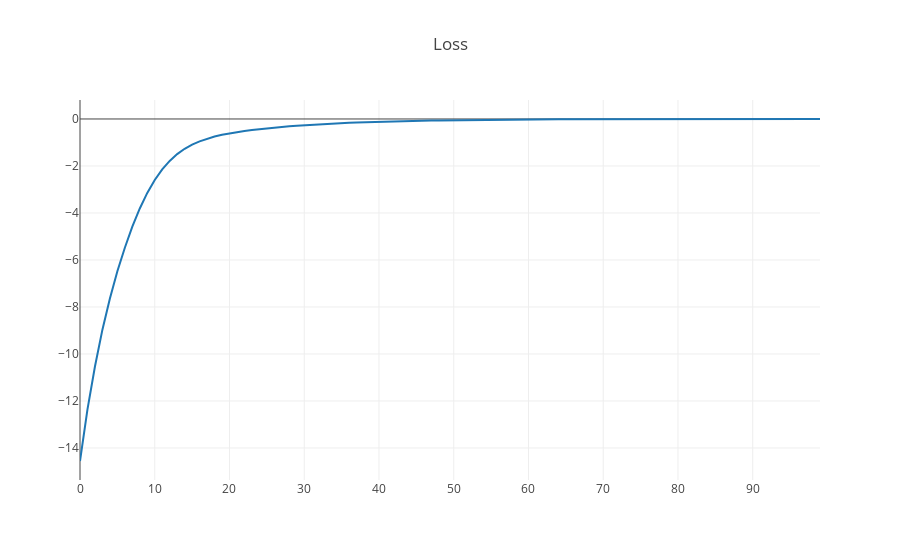

Source (notebook cell):
### Markdown cell above
So, in the first state, we expect our critic to learn that our future discounted rewards to be `2.9701`, then `1.99` for the second state, then `1.0` for the last state.  We can see in the following example that our critic can learn this fairly quickly.

### Code cell
no_states = 3
critic = CriticModel(len(input_data[0]), len(output_data[0]))
observations = tf.one_hot(np.arange(no_states), no_states)
discounted_rewards = np.array(get_discounted_rewards([1, 1, 1])).reshape(no_states, 1)
losses = []

lr = 0.005
epochs = 100
for epoch in range(epochs):
    with tf.GradientTape() as tape:
        values = critic(observations)
        critic_loss = -tf.reduce_sum((discounted_rewards - values)**2)

    losses.append(float(critic_loss))
    critic_grads = tape.gradient(critic_loss, critic.trainable_weights)
    for w, g in zip(critic.trainable_weights, critic_grads):
        w.assign_add(lr * g)
        
print('- critic_loss:\n', critic_loss)
print('\n- observations:\n', observations)
print('\n- discounted_rewards:\n', discounted_rewards)
print('\n- values:\n', values)
print()
plotly.offline.iplot({
    "data": [go.Scatter(x=np.arange(len(losses)), y=losses)],
    "layout": go.Layout(title="Loss")
})

### Figure 1 — Plotly figure (JSON) as saved in the notebook; plotly's stock layout.template omitted (floating-point values rounded to 4 significant figures)
{"data": [{"type": "scatter", "uid": "7a91241d-8ce8-4790-9346-c8cec8d11d94", "x": [0, 1, 2, 3, 4, 5, 6, 7, 8, 9, 10, 11, 12, 13, 14, 15, 16, 17, 18, 19, 20, 21, 22, 23, 24, 25, 26, 27, 28, 29, 30, 31, 32, 33, 34, 35, 36, 37, 38, 39, 40, 41, 42, 43, 44, 45, 46, 47, 48, 49, 50, 51, 52, 53, 54, 55, 56, 57, 58, 59, 60, 61, 62, 63, 64, 65, 66, 67, 68, 69, 70, 71, 72, 73, 74, 75, 76, 77, 78, 79, 80, 81, 82, 83, 84, 85, 86, 87, 88, 89, 90, 91, 92, 93, 94, 95, 96, 97, 98, 99], "y": [-14.55, -12.36, -10.53, -8.965, -7.636, -6.481, -5.478, -4.581, -3.809, -3.145, -2.597, -2.148, -1.784, -1.495, -1.267, -1.09, -0.9507, -0.8387, -0.7492, -0.6752, -0.6131, -0.559, -0.5117, -0.4701, -0.4332, -0.3993, -0.3686, -0.3404, -0.3142, -0.2905, -0.2682, -0.2474, -0.2285, -0.2109, -0.1942, -0.1793, -0.1654, -0.1524, -0.1405, -0.1296, -0.1194, -0.11, -0.1012, -0.09312, -0.0858, -0.07882, -0.07255, -0.06666, -0.0613, -0.05628, -0.0517, -0.04739, -0.04345, -0.03981, -0.03651, -0.03343, -0.03064, -0.02804, -0.02568, -0.02351, -0.02153, -0.01969, -0.01801, -0.01648, -0.01507, -0.0138, -0.01262, -0.01155, -0.01057, -0.009668, -0.008856, -0.008101, -0.007416, -0.006781, -0.006205, -0.005678, -0.005199, -0.004754, -0.004348, -0.003982, -0.003649, -0.003347, -0.003071, -0.002813, -0.002584, -0.002366, -0.002171, -0.00199, -0.001827, -0.001674, -0.001537, -0.001406, -0.00129, -0.001181, -0.001083, -0.0009932, -0.0009104, -0.0008347, -0.0007646, -0.0007015]}], "layout": {"autosize": true, "title": {"text": "Loss"}, "xaxis": {"autorange": true, "range": [0, 99], "type": "linear"}, "yaxis": {"autorange": true, "range": [-15.36, 0.8078], "type": "linear"}}}
